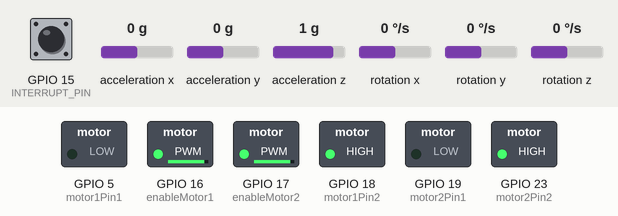
This program was run on a simulated ESP32. Parts: switched loads named in the program (green lamp = pin HIGH). The test bench sets the inputs (shaded band); at power-on: rotation z 0 °/s, acceleration x 0 g, GPIO 15 (INTERRUPT_PIN) LOW, acceleration y 0 g, acceleration z 1 g, rotation x 0 °/s, rotation y 0 °/s. The sensor or clock chip raises its interrupt line as the real part does.

Above: at 1.53 s.
1.8 s: rotation z set to -6 °/s
At 2.66 s:
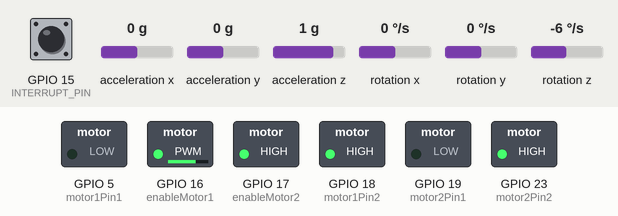
4.8 s: rotation z set to 100 °/s
At 5.5 s:
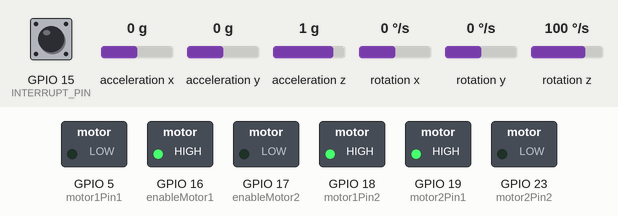
6.3 s: acceleration x set to -1.4 g
At 6.7 s:
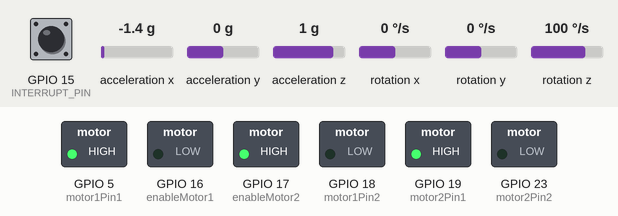
7.8 s: acceleration x set to 0 g
At 8.25 s:
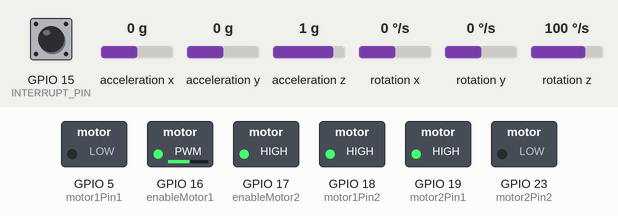
10.8 s: rotation z set to -4 °/s
At 11.3 s:
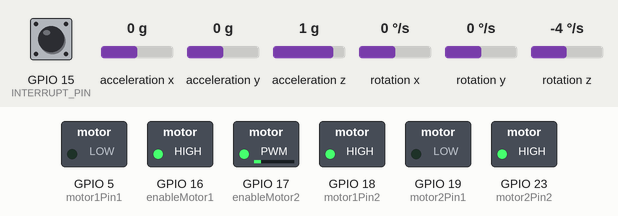
13.8 s: acceleration x set to -0.8 g
At 15.04 s:
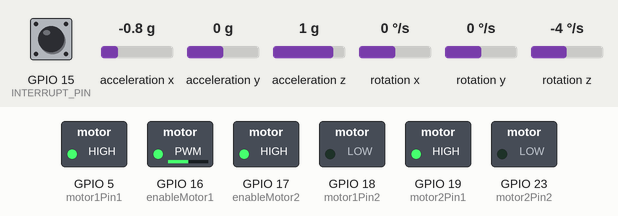
Timing chart, 0 to 19.4 s (numbered marks = the images above; inputs shaded):
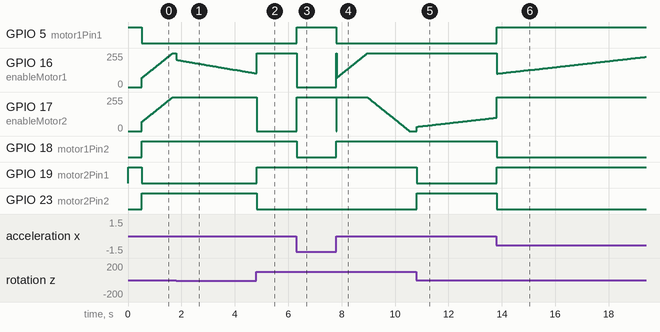

The program:

main.cpp
```cpp
#include <Arduino.h>
#include <PID_v1.h>
#include "I2Cdev.h"
#include "MPU6050_6Axis_MotionApps20.h"
#include <Wire.h>
#include <driver/ledc.h>  // Ensure ESP32 LEDC functions are included

// Function prototypes
void rotateMotor(int speed1, int speed2);

// Define MPU6050 and necessary variables
MPU6050 mpu;
#define INTERRUPT_PIN 15
bool dmpReady = false;
uint8_t mpuIntStatus;
uint8_t devStatus;
uint16_t packetSize;
uint16_t fifoCount;
uint8_t fifoBuffer[64];
Quaternion q;
VectorFloat gravity;
float ypr[3];
VectorInt16 gy = {-3940,	-1193,	600 }; // Updated MPU values
volatile bool mpuInterrupt = false;
void IRAM_ATTR dmpDataReady() { mpuInterrupt = true; }

// PID variables
double setpointPitchAngle = -2.2;
double pitchGyroAngle = 0;
double pitchPIDOutput = 0;
double setpointYawRate = 0;
double yawGyroRate = 0;
double yawPIDOutput = 0;
PID pitchPID(&pitchGyroAngle, &pitchPIDOutput, &setpointPitchAngle, 30, 105, 0.8, DIRECT);
PID yawPID(&yawGyroRate, &yawPIDOutput, &setpointYawRate, 0.5, 0.5, 0, DIRECT);

// MPU6050 offset values
void setupMPUOffsets() {
    mpu.setXAccelOffset(-3940);
    mpu.setYAccelOffset(-1193);
    mpu.setZAccelOffset(600);
    mpu.setXGyroOffset(100);
    mpu.setYGyroOffset(-6);
    mpu.setZGyroOffset(-24);
}

// Motor control pins
int enableMotor1 = 16;
int motor1Pin1 = 5;
int motor1Pin2 = 18;
int motor2Pin1 = 19;
int motor2Pin2 = 23;
int enableMotor2 = 17;

void setupPID() {
  pitchPID.SetOutputLimits(-255, 255);
  pitchPID.SetMode(AUTOMATIC);
  pitchPID.SetSampleTime(10);
  yawPID.SetOutputLimits(-255, 255);
  yawPID.SetMode(AUTOMATIC);
  yawPID.SetSampleTime(10);
}

void setupMotors() {
  pinMode(motor1Pin1, OUTPUT);
  pinMode(motor1Pin2, OUTPUT);
  pinMode(motor2Pin1, OUTPUT);
  pinMode(motor2Pin2, OUTPUT);
  ledcAttachPin(enableMotor1, 0);
  ledcSetup(0, 5000, 8);  // 5kHz PWM, 8-bit resolution
  ledcAttachPin(enableMotor2, 1);
  ledcSetup(1, 5000, 8);  // 5kHz PWM, 8-bit resolution
  rotateMotor(0, 0);  // Ensure rotateMotor function is correctly declared
}

void setupMPU() {
  Wire.begin(21, 22);  // SDA, SCL
  Wire.setClock(400000); // 400kHz I2C clock
  mpu.initialize();
  setupMPUOffsets(); // Set the MPU offsets
  pinMode(INTERRUPT_PIN, INPUT);
  devStatus = mpu.dmpInitialize();
  if (devStatus == 0) {
    mpu.setDMPEnabled(true);
    mpuIntStatus = mpu.getIntStatus();
    dmpReady = true;
    packetSize = mpu.dmpGetFIFOPacketSize();
  } else {
    Serial.println("DMP Initialization failed");
  }
}

void setup() {
  Serial.begin(115200);
  setupMotors();
  setupMPU();
  setupPID();
  attachInterrupt(digitalPinToInterrupt(INTERRUPT_PIN), dmpDataReady, RISING);
}

void loop() {
  if (!dmpReady) return;
  if (mpu.dmpGetCurrentFIFOPacket(fifoBuffer)) {
    mpu.dmpGetQuaternion(&q, fifoBuffer);
    mpu.dmpGetGravity(&gravity, &q);
    mpu.dmpGetYawPitchRoll(ypr, &q, &gravity);
    mpu.dmpGetGyro(&gy, fifoBuffer);
    yawGyroRate = gy.z;
    pitchGyroAngle = ypr[1] * 180/M_PI;
    pitchPID.Compute();
    yawPID.Compute();
    rotateMotor(pitchPIDOutput + yawPIDOutput, pitchPIDOutput - yawPIDOutput);
  }
}

void rotateMotor(int speed1, int speed2) {
  if (speed1 < 0) {
    digitalWrite(motor1Pin1, LOW);
    digitalWrite(motor1Pin2, HIGH);
  } else {
    digitalWrite(motor1Pin1, HIGH);
    digitalWrite(motor1Pin2, LOW);
  }
  if (speed2 < 0) {
    digitalWrite(motor2Pin1, LOW);
    digitalWrite(motor2Pin2, HIGH);
  } else {
    digitalWrite(motor2Pin1, HIGH);
    digitalWrite(motor2Pin2, LOW);
  }
  speed1 = abs(speed1);
  speed2 = abs(speed2);
  speed1 = constrain(speed1, 0, 255);
  speed2 = constrain(speed2, 0, 255);
  ledcWrite(0, speed1);
  ledcWrite(1, speed2);
}
// .-3940.00000,	-1193.00000,	600.00000,	100.00000,	-6.00000,	-24.00000

//-3890.00000,	-1197.00000,	596.00000,	99.00000,	-5.00000,	-25.00000
```

Measured:
- after the input at 1.8 s, GPIO 16 (enableMotor1): moves from 255/255 to 103/255 over 3.0 s, starting at once
- after the input at 4.8 s, GPIO 17 (enableMotor2): 255/255 → 0/255 at once; GPIO 19 (motor2Pin1): LOW → HIGH at once; GPIO 23 (motor2Pin2): HIGH → LOW at once
- after the input at 6.3 s, GPIO 5 (motor1Pin1): LOW → HIGH at once; GPIO 16 (enableMotor1): 255/255 → 0/255 at once; GPIO 17 (enableMotor2): 0/255 → 255/255 at once; GPIO 18 (motor1Pin2): HIGH → LOW at once
- after the input at 7.8 s, GPIO 5 (motor1Pin1): HIGH → LOW at once; GPIO 18 (motor1Pin2): LOW → HIGH at once
- after the input at 10.8 s, GPIO 17 (enableMotor2): moves from 0/255 to 100/255 over 3.0 s, starting at once; GPIO 19 (motor2Pin1): HIGH → LOW at once; GPIO 23 (motor2Pin2): LOW → HIGH at once
- after the input at 13.8 s, GPIO 5 (motor1Pin1), GPIO 19 (motor2Pin1): LOW → HIGH at once; GPIO 18 (motor1Pin2), GPIO 23 (motor2Pin2): HIGH → LOW at once
